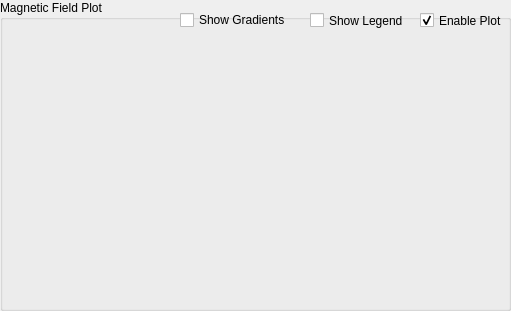
   <widget class="QGroupBox" name="groupBox_MagneticFieldPlot">
    <property name="geometry">
     <rect>
      <x>560</x>
      <y>40</y>
      <width>511</width>
      <height>311</height>
     </rect>
    </property>
    <property name="title">
     <string>Magnetic Field Plot</string>
    </property>
    <widget class="QCheckBox" name="checkBox_enableMagneticPlot">
     <property name="geometry">
      <rect>
       <x>420</x>
       <y>10</y>
       <width>91</width>
       <height>21</height>
      </rect>
     </property>
     <property name="toolTip">
      <string>Disabling will stop the realtime plotting of the Magnetic Field</string>
     </property>
     <property name="statusTip">
      <string>Disabling will stop the realtime plotting of the Magnetic Field</string>
     </property>
     <property name="text">
      <string>Enable Plot</string>
     </property>
     <property name="checked">
      <bool>true</bool>
     </property>
    </widget>
    <widget class="QCheckBox" name="checkBox_enableMagneticLegend">
     <property name="geometry">
      <rect>
       <x>310</x>
       <y>10</y>
       <width>101</width>
       <height>21</height>
      </rect>
     </property>
     <property name="statusTip">
      <string>Toggle to show or hide the plot legend</string>
     </property>
     <property name="text">
      <string>Show Legend</string>
     </property>
     <property name="checked">
      <bool>false</bool>
     </property>
    </widget>
    <widget class="QCheckBox" name="checkBox_showGradients">
     <property name="geometry">
      <rect>
       <x>180</x>
       <y>10</y>
       <width>121</width>
       <height>20</height>
      </rect>
     </property>
     <property name="statusTip">
      <string>Toggle to show or hide the gradient components of the magnetic field</string>
     </property>
     <property name="text">
      <string>Show Gradients</string>
     </property>
     <property name="checked">
      <bool>false</bool>
     </property>
    </widget>
    <widget class="QCustomPlot" name="plot_magnetic" native="true">
     <property name="geometry">
      <rect>
       <x>10</x>
       <y>40</y>
       <width>491</width>
       <height>261</height>
      </rect>
     </property>
    </widget>
   </widget>
